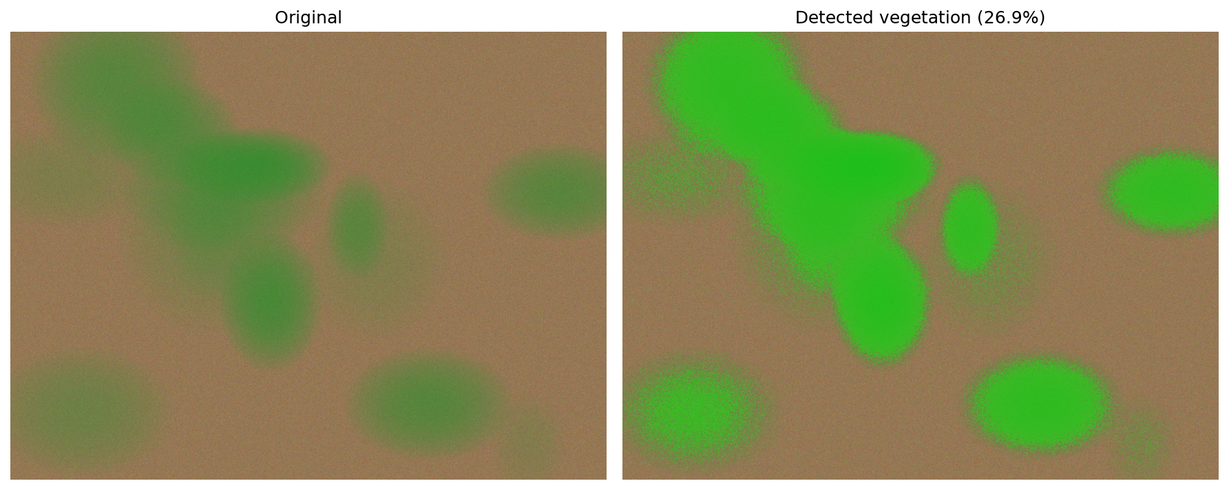
#> input picture demo_output/overlay.png, 1229 x 490 px, shrunk from 1785 x 711 before the run
$ python cli.py demo_output/overlay.png
#> lines starting #> are read from the running program, lines starting #| are printed output that depends on the picture; after the words box and inside, x2 and y2 are one past the last pixel; in counts of white or black regions, pixels touching at a corner belong together
### field_scanner/analyzer.py
import json
from dataclasses import asdict, dataclass

import numpy as np
from PIL import Image

from .vegetation_index import green_mask


@dataclass
class CellResult:
    row: int
    col: int
    green_fraction: float
    status: str  # healthy | moderate | needs_attention | bare
    pixel_area: int
    real_area_m2: float | None = None


@dataclass
class FieldReport:
    image_path: str
    image_width: int
    image_height: int
    overall_green_pct: float
    total_area_m2: float | None
    vegetated_area_m2: float | None
    deficit_area_m2: float | None
    grid_rows: int
    grid_cols: int
    status_breakdown: dict
    cells: list[CellResult]
    recommendation: str = ""

    def to_dict(self):
        return asdict(self)

    def save_json(self, path: str):
        with open(path, "w") as f:
            json.dump(self.to_dict(), f, indent=2)


STATUS_THRESHOLDS = (
    ("healthy", 0.70),
    ("moderate", 0.40),
    ("needs_attention", 0.15),
    ("bare", 0.0),
)


def classify_fraction(frac: float) -> str:
    """Classify a zone based on its vegetation fraction."""

    for status, threshold in STATUS_THRESHOLDS:
        if frac >= threshold:
            return status

    return "bare"


class FieldAnalyzer:
    def __init__(
        self,
        exgr_threshold: float = 10.0,
        use_hsv_confirmation: bool = True,
        grid_rows: int = 8,
        grid_cols: int = 8,
    ):
        self.exgr_threshold = exgr_threshold
        self.use_hsv_confirmation = use_hsv_confirmation
        self.grid_rows = grid_rows
        self.grid_cols = grid_cols

    def load_image(self, path: str) -> np.ndarray:
        """Load an image from disk as an RGB NumPy array."""

        img = Image.open(path).convert("RGB")

        return np.array(img)

    def analyze(
        self,
        image_path: str,
        field_area_hectares: float | None = None,
        target_coverage_pct: float = 80.0,
    ) -> FieldReport:
        """
        Analyze an image loaded from a file path.

        This is the backwards-compatible file-based entry point.
        """

        img = self.load_image(image_path)

        return self.analyze_image(
            img,
            image_path=str(image_path),
            field_area_hectares=field_area_hectares,
            target_coverage_pct=target_coverage_pct,
        )

    def analyze_image(
        self,
        img: np.ndarray,
        image_path: str = "",
        field_area_hectares: float | None = None,
        target_coverage_pct: float = 80.0,
    ) -> FieldReport:
        """
        Analyze an image already loaded into memory.

        This is the primary entry point for Streamlit and future APIs.
        """

        # ----------------------------------------------------
        # Validate image
        # ----------------------------------------------------

        if not isinstance(img, np.ndarray):
            raise TypeError("img must be a NumPy array.")

        if img.ndim != 3 or img.shape[2] != 3:
            raise ValueError(
                "img must have shape (height, width, 3) for an RGB image."
            )

        height, width = img.shape[:2]

        if height == 0 or width == 0:
            raise ValueError("Image must not be empty.")

        # ----------------------------------------------------
        # Validate settings
        # ----------------------------------------------------

        if self.grid_rows <= 0 or self.grid_cols <= 0:
            raise ValueError(
                "grid_rows and grid_cols must be greater than 0."
            )

        if field_area_hectares is not None and field_area_hectares <= 0:
            raise ValueError(
                "field_area_hectares must be greater than 0."
            )

        if not 0 <= target_coverage_pct <= 100:
            raise ValueError(
                "target_coverage_pct must be between 0 and 100."
            )

        # ----------------------------------------------------
        # Vegetation detection
        # ----------------------------------------------------

        mask = green_mask(
            img,
            exgr_threshold=self.exgr_threshold,
            use_hsv_confirmation=self.use_hsv_confirmation,
        )

        overall_green_pct = float(mask.mean() * 100)

        # ----------------------------------------------------
        # Real-world area calculation
        # ----------------------------------------------------

        total_area_m2 = None
        m2_per_pixel = None

        if field_area_hectares is not None:
            total_area_m2 = field_area_hectares * 10_000

            total_pixels = height * width

            m2_per_pixel = total_area_m2 / total_pixels

        # ----------------------------------------------------
        # Grid analysis
        # ----------------------------------------------------

        rows = self.grid_rows
        cols = self.grid_cols

        row_edges = np.linspace(
            0,
            height,
            rows + 1,
            dtype=int,
        )

        col_edges = np.linspace(
            0,
            width,
            cols + 1,
            dtype=int,
        )

        cells: list[CellResult] = []

        status_breakdown = {
            "healthy": 0,
            "moderate": 0,
            "needs_attention": 0,
            "bare": 0,
        }

        for row in range(rows):

            for col in range(cols):

                r0 = row_edges[row]
                r1 = row_edges[row + 1]

                c0 = col_edges[col]
                c1 = col_edges[col + 1]

                cell_mask = mask[r0:r1, c0:c1]

                pixel_area = cell_mask.size

                if pixel_area > 0:
                    fraction = float(cell_mask.mean())
                else:
                    fraction = 0.0

                status = classify_fraction(fraction)

                status_breakdown[status] += 1

                real_area = None

                if m2_per_pixel is not None:
                    real_area = pixel_area * m2_per_pixel

                cells.append(
                    CellResult(
                        row=row,
                        col=col,
                        green_fraction=round(
                            fraction,
                            4,
                        ),
                        status=status,
                        pixel_area=pixel_area,
                        real_area_m2=(
                            round(real_area, 2)
                            if real_area is not None
                            else None
                        ),
                    )
                )

        # ----------------------------------------------------
        # Vegetated area and coverage deficit
        # ----------------------------------------------------

        vegetated_area_m2 = None
        deficit_area_m2 = None

        if total_area_m2 is not None:

            vegetated_area_m2 = (
                total_area_m2
                * (overall_green_pct / 100)
            )

            target_area_m2 = (
                total_area_m2
                * (target_coverage_pct / 100)
            )

            deficit_area_m2 = max(
                0.0,
                target_area_m2 - vegetated_area_m2,
            )

        # ----------------------------------------------------
        # Recommendation
        # ----------------------------------------------------

        recommendation = self._build_recommendation(
            overall_green_pct=overall_green_pct,
            target_coverage_pct=target_coverage_pct,
            deficit_area_m2=deficit_area_m2,
            status_breakdown=status_breakdown,
            total_cells=rows * cols,
        )

        # ----------------------------------------------------
        # Final report
        # ----------------------------------------------------

        return FieldReport(
            image_path=image_path,
            image_width=width,
            image_height=height,
            overall_green_pct=round(
                overall_green_pct,
                2,
            ),
            total_area_m2=(
                round(total_area_m2, 2)
                if total_area_m2 is not None
                else None
            ),
            vegetated_area_m2=(
                round(vegetated_area_m2, 2)
                if vegetated_area_m2 is not None
                else None
            ),
            deficit_area_m2=(
                round(deficit_area_m2, 2)
                if deficit_area_m2 is not None
                else None
            ),
            grid_rows=rows,
            grid_cols=cols,
            status_breakdown=status_breakdown,
            cells=cells,
            recommendation=recommendation,
        )

    def _build_recommendation(
        self,
        overall_green_pct: float,
        target_coverage_pct: float,
        deficit_area_m2: float | None,
        status_breakdown: dict,
        total_cells: int,
    ) -> str:
        """Generate a simple field-level recommendation."""

        if overall_green_pct >= target_coverage_pct:

            return (
                f"Coverage is {overall_green_pct:.1f}%, "
                f"which meets or exceeds the target of "
                f"{target_coverage_pct:.1f}%. "
                "Continue monitoring the field periodically."
            )

        gap = target_coverage_pct - overall_green_pct

        attention_zones = (
            status_breakdown["needs_attention"]
            + status_breakdown["bare"]
        )

        attention_pct = (
            attention_zones / total_cells * 100
            if total_cells > 0
            else 0
        )

        message = (
            f"Coverage is {overall_green_pct:.1f}%, "
            f"which is {gap:.1f} percentage points below "
            f"the target of {target_coverage_pct:.1f}%. "
        )

        message += (
            f"{attention_zones} of {total_cells} zones "
            f"({attention_pct:.1f}%) are classified as "
            "needs_attention or bare."
        )

        if deficit_area_m2 is not None:
            message += (
                f" Approximately {deficit_area_m2:.1f} m² "
                "of additional vegetated area would be required "
                "to reach the target."
            )

        return message

### field_scanner/vegetation_index.py
"""
vegetation_index.py

Color-based vegetation indices for detecting green plant coverage in
ordinary RGB imagery.

The module provides:
    - ExG   (Excess Green)
    - ExR   (Excess Red)
    - ExGR  (Excess Green minus Excess Red)
    - HSV green-band analysis
    - Combined RGB vegetation mask
    - Continuous vegetation confidence
    - NDVI for RGB + NIR imagery

RGB imagery can estimate visible vegetation coverage and color-based
vegetation condition indicators. It should not be treated as a direct
measurement of physiological crop health.

For multispectral imagery with a Near-Infrared band, use NDVI when
available.
"""

from __future__ import annotations

import numpy as np


def _to_float(img: np.ndarray) -> np.ndarray:
    """Ensure image is float32/float64."""

    if img.dtype != np.float32 and img.dtype != np.float64:
        img = img.astype(np.float32)

    return img


# ============================================================
# RGB VEGETATION INDICES
# ============================================================

def excess_green(img_rgb: np.ndarray) -> np.ndarray:
    """
    ExG = 2G - R - B

    Higher positive values generally indicate stronger green
    color response.
    """

    img = _to_float(img_rgb)

    r = img[..., 0]
    g = img[..., 1]
    b = img[..., 2]

    return 2 * g - r - b


def excess_red(img_rgb: np.ndarray) -> np.ndarray:
    """
    ExR = 1.4R - G

    Used as part of ExGR to reduce some false positives caused
    by reddish/brown surfaces.
    """

    img = _to_float(img_rgb)

    r = img[..., 0]
    g = img[..., 1]

    return 1.4 * r - g


def excess_green_minus_red(img_rgb: np.ndarray) -> np.ndarray:
    """
    ExGR = ExG - ExR
    """

    return excess_green(img_rgb) - excess_red(img_rgb)


# ============================================================
# HSV ANALYSIS
# ============================================================

def hsv_channels(img_rgb: np.ndarray) -> tuple[np.ndarray, np.ndarray, np.ndarray]:
    """
    Return HSV channels using OpenCV's ranges:

        H: 0-179
        S: 0-255
        V: 0-255
    """

    import cv2

    img = np.clip(
        img_rgb,
        0,
        255,
    ).astype(np.uint8)

    hsv = cv2.cvtColor(
        img,
        cv2.COLOR_RGB2HSV,
    )

    h = hsv[..., 0]
    s = hsv[..., 1]
    v = hsv[..., 2]

    return h, s, v


def hsv_green_mask(
    img_rgb: np.ndarray,
    hue_range=(30, 95),
    min_sat=25,
    min_val=25,
) -> np.ndarray:
    """
    Boolean mask for pixels inside the configured HSV green range.
    """

    h, s, v = hsv_channels(img_rgb)

    return (
        (h >= hue_range[0])
        & (h <= hue_range[1])
        & (s >= min_sat)
        & (v >= min_val)
    )


# ============================================================
# CONTINUOUS VEGETATION SIGNAL
# ============================================================

# [123 lines left out: function vegetation_confidence, not called in this run]


# ============================================================
# PRIMARY VEGETATION MASK
# ============================================================

def green_mask(
    img_rgb: np.ndarray,
    exgr_threshold: float = 10.0,
    use_hsv_confirmation: bool = True,
) -> np.ndarray:
    """
    Primary vegetation detector.

    Returns:
        Boolean array with shape (H, W)

    True = detected green vegetation.
    """

    exgr = excess_green_minus_red(
        img_rgb
    )

    mask = exgr > exgr_threshold

    if use_hsv_confirmation:

        mask &= hsv_green_mask(
            img_rgb
        )

    return mask


# ============================================================
# FEATURE EXTRACTION
# ============================================================

# [89 lines left out: functions vegetation_features, ndvi, not called in this run]

### field_scanner/visualize.py
"""
visualize.py

Produces human-readable outputs from a FieldReport:
    - a green-mask overlay image (shows exactly which pixels were
      counted as vegetation)
    - a grid heatmap image (color-coded by coverage status per cell,
      with % labels) -- this is the "where does it need greenery" map
"""

from __future__ import annotations
import numpy as np
import matplotlib
matplotlib.use("Agg")
import matplotlib.pyplot as plt
from matplotlib.patches import Rectangle

from .vegetation_index import green_mask

STATUS_COLORS = {
    "healthy": "#2e7d32",          # dark green
    "moderate": "#f9a825",         # amber
    "needs_attention": "#ef6c00",  # orange
    "bare": "#c62828",             # red
}


def save_mask_overlay(img_rgb: np.ndarray, out_path: str,
                       exgr_threshold: float = 10.0,
                       use_hsv_confirmation: bool = True):
    mask = green_mask(img_rgb, exgr_threshold, use_hsv_confirmation)

    overlay = img_rgb.copy()
    highlight = np.zeros_like(img_rgb)
    highlight[..., 1] = 255  # green channel
    alpha = 0.45
    overlay[mask] = (
        (1 - alpha) * overlay[mask] + alpha * highlight[mask]
    ).astype(np.uint8)

    fig, axes = plt.subplots(1, 2, figsize=(12, 6))
    axes[0].imshow(img_rgb)
    axes[0].set_title("Original")
    axes[0].axis("off")

    axes[1].imshow(overlay)
    axes[1].set_title(f"Detected vegetation ({mask.mean()*100:.1f}%)")
    axes[1].axis("off")

    plt.tight_layout()
    plt.savefig(out_path, dpi=150, bbox_inches="tight")
    plt.close(fig)


def save_grid_heatmap(img_rgb: np.ndarray, report, out_path: str):
    """
    Draws the field image with a grid overlay, each cell tinted by its
    coverage status and labeled with its green %. This is the map you'd
    hand to a field crew: red/orange cells = go plant there first.
    """
    h, w = img_rgb.shape[:2]
    rows, cols = report.grid_rows, report.grid_cols
    row_edges = np.linspace(0, h, rows + 1)
    col_edges = np.linspace(0, w, cols + 1)

    fig, ax = plt.subplots(figsize=(10, 10 * h / w if w else 10))
    ax.imshow(img_rgb)

    cell_lookup = {(c.row, c.col): c for c in report.cells}

    for r in range(rows):
        for c in range(cols):
            cell = cell_lookup[(r, c)]
            y0, y1 = row_edges[r], row_edges[r + 1]
            x0, x1 = col_edges[c], col_edges[c + 1]
            color = STATUS_COLORS[cell.status]
            rect = Rectangle((x0, y0), x1 - x0, y1 - y0,
                              linewidth=1, edgecolor="white",
                              facecolor=color, alpha=0.40)
            ax.add_patch(rect)
            ax.text((x0 + x1) / 2, (y0 + y1) / 2,
                     f"{cell.green_fraction*100:.0f}%",
                     color="white", ha="center", va="center",
                     fontsize=8, fontweight="bold")

    # legend
    handles = [Rectangle((0, 0), 1, 1, facecolor=col, alpha=0.6, label=name)
               for name, col in STATUS_COLORS.items()]
    ax.legend(handles=handles, loc="upper center",
              bbox_to_anchor=(0.5, -0.02), ncol=4, frameon=False)

    ax.set_title(f"Field Coverage Map — overall {report.overall_green_pct:.1f}% green")
    ax.axis("off")
    plt.tight_layout()
    plt.savefig(out_path, dpi=150, bbox_inches="tight")
    plt.close(fig)

# [65 lines left out: function save_confidence_map, not called in this run]

### cli.py
#!/usr/bin/env python3
"""
cli.py -- command-line entry point for the field scanner.

Usage:
    python cli.py path/to/field_photo.jpg
    python cli.py path/to/field_photo.jpg --area-hectares 2.5 --target 80
    python cli.py path/to/field_photo.jpg --grid-rows 10 --grid-cols 10 -o out/

Outputs (written to --outdir, default "./output"):
    report.json          machine-readable full report
    overlay.png           original vs. detected-vegetation side by side
    coverage_map.png       grid heatmap showing which zones need greenery
"""
import argparse
from pathlib import Path

from field_scanner.analyzer import FieldAnalyzer
from field_scanner.visualize import save_mask_overlay, save_grid_heatmap


def main():
    p = argparse.ArgumentParser(description="Scan a field photo and report green coverage.")
    p.add_argument("image", help="Path to field image (jpg/png/tif).")
    p.add_argument("--area-hectares", type=float, default=None,
                    help="Real-world area covered by the image, in hectares. "
                         "If given, area-based deficit numbers (m²) are computed.")
    p.add_argument("--target", type=float, default=80.0,
                    help="Target green coverage %% goal (default: 80).")
    p.add_argument("--grid-rows", type=int, default=8)
    p.add_argument("--grid-cols", type=int, default=8)
    p.add_argument("--exgr-threshold", type=float, default=10.0,
                    help="Sensitivity of the green detector. Lower = more permissive "
                         "(catches sparse/pale vegetation, more false positives). "
                         "Higher = stricter. Default 10.0.")
    p.add_argument("-o", "--outdir", default="./output")
    args = p.parse_args()

    outdir = Path(args.outdir)
    outdir.mkdir(parents=True, exist_ok=True)

    analyzer = FieldAnalyzer(
        exgr_threshold=args.exgr_threshold,
        grid_rows=args.grid_rows,
        grid_cols=args.grid_cols,
    )

    report = analyzer.analyze(
        args.image,
        field_area_hectares=args.area_hectares,
        target_coverage_pct=args.target,
    )
#> in excess_green, `r = img[..., 0]`:
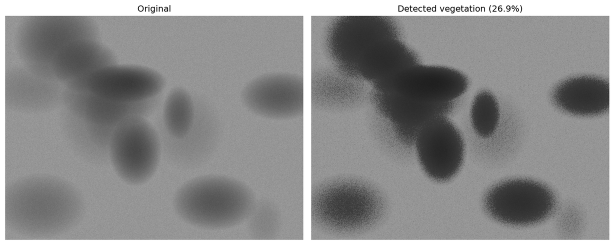
#> r: shape (490, 1229) float32 (shown at 1/2 size); min 0, max 255, mean 140.6
#> in excess_green, `b = img[..., 2]`:
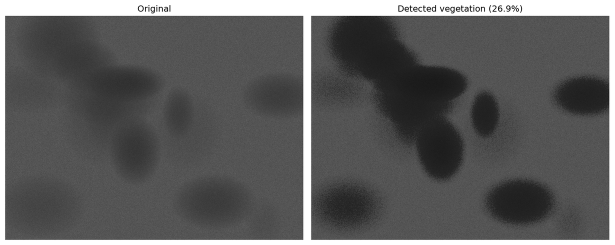
#> b: shape (490, 1229) float32 (shown at 1/2 size); min 0, max 255, mean 93.6
#> in excess_red, `return 1.4 * r - g`:
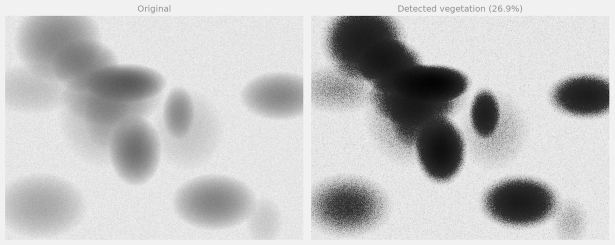
#> returned value: shape (490, 1229) float32 (shown at 1/2 size); min -151, max 115.8, mean 53.3; drawn with min black and max white
#> in green_mask, `mask = exgr > exgr_threshold`:
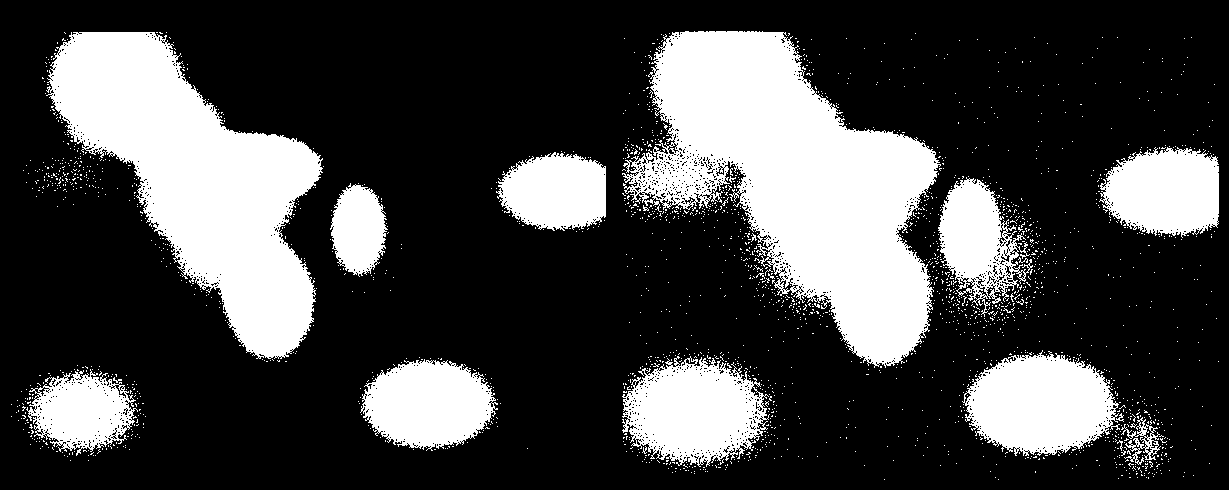
#> mask: shape (490, 1229) bool; 27.1% white; 2213 white regions (2196 under 20 px), largest, box (x1, y1, x2, y2) and area: (622, 31, 941, 368) 53604, (46, 32, 323, 359) 42641, (962, 350, 1120, 456) 11554
#> in hsv_channels, `h = hsv[..., 0]`:
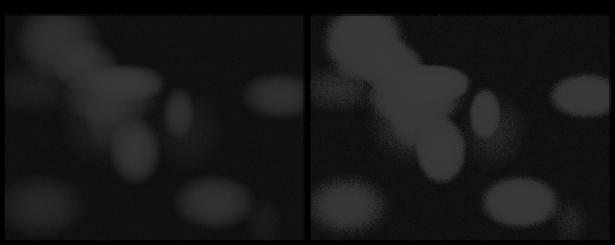
#> h: shape (490, 1229) (shown at 1/2 size); min 0, max 178, mean 24.3
#> in hsv_channels, `s = hsv[..., 1]`:
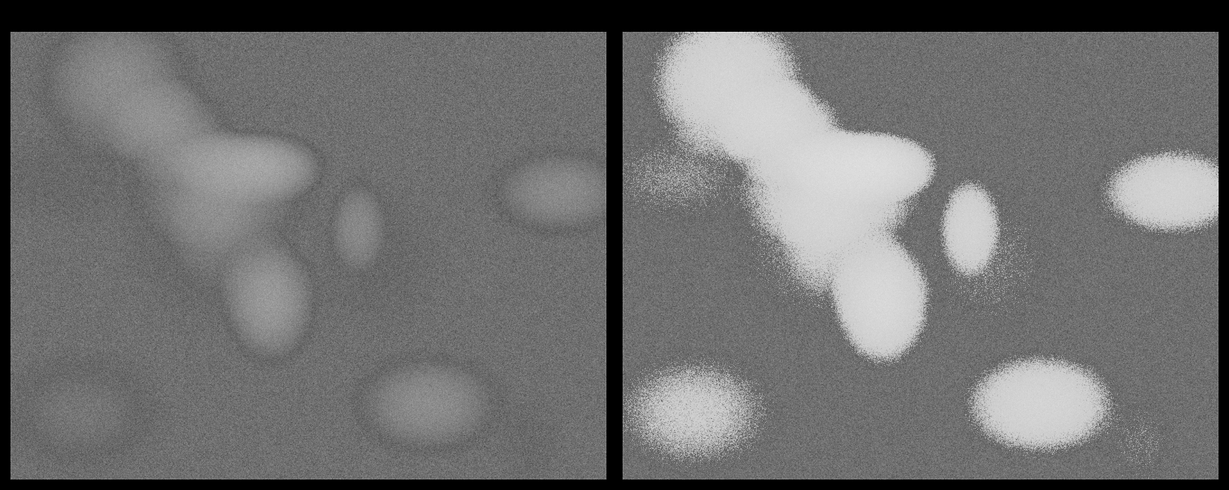
#> s: shape (490, 1229); min 0, max 233, mean 110.9
#> (the rest of the program and of its run is left out)
